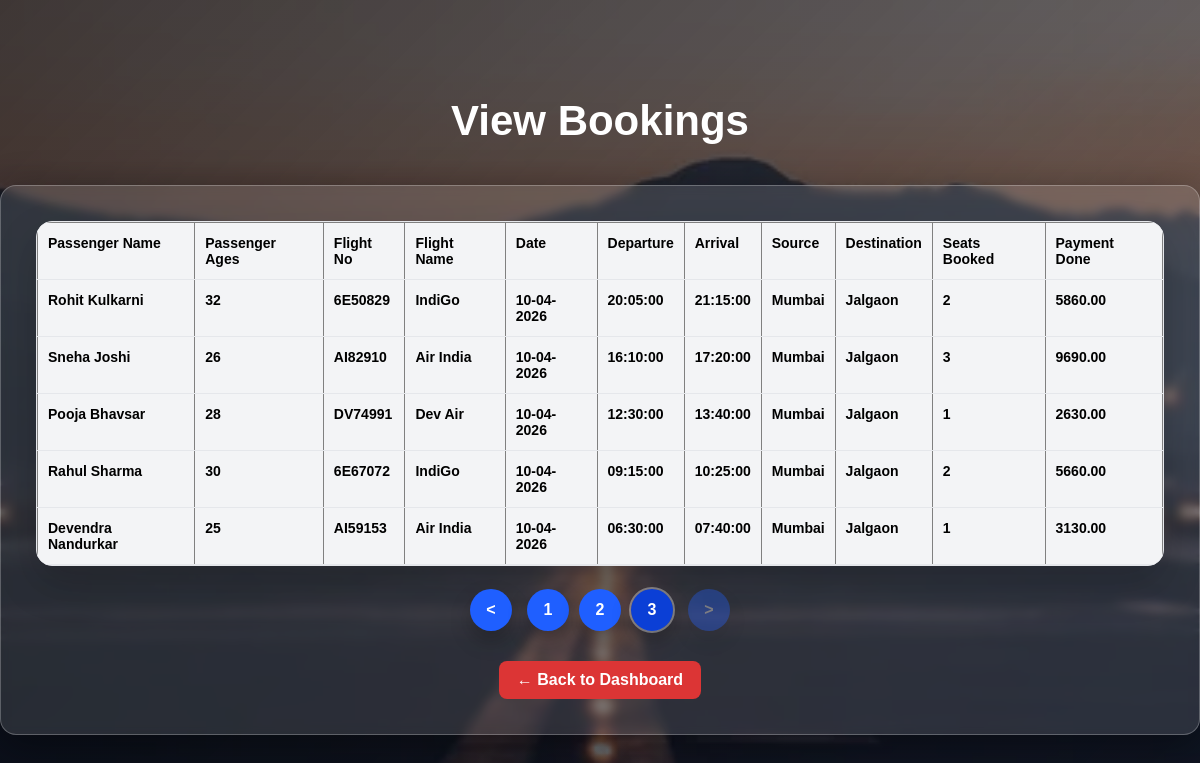
/admin/view_flight_booking.php?page=3, run on the app's committed database.
### tables this page shows
CREATE TABLE `bookings` (
  `id` int(11) NOT NULL,
  `flight_no` varchar(50) NOT NULL,
  `email` varchar(100) NOT NULL,
  `passenger_names` varchar(100) NOT NULL,
  `passenger_ages` int(11) NOT NULL,
  `seats` int(11) NOT NULL,
  `mobile` varchar(20) NOT NULL,
  `payment_done` decimal(10,2) DEFAULT 0.00,
  `booking_date` datetime NOT NULL DEFAULT current_timestamp()
);

CREATE TABLE `flights` (
  `id` int(11) NOT NULL,
  `flight_no` varchar(50) NOT NULL,
  `flight_name` varchar(100) NOT NULL,
  `source` varchar(100) NOT NULL,
  `destination` varchar(100) NOT NULL,
  `flight_date` date NOT NULL,
  `departure_time` time NOT NULL,
  `arrival_time` time NOT NULL,
  `seats` int(11) NOT NULL,
  `price` decimal(10,2) NOT NULL,
  `status` varchar(50) NOT NULL DEFAULT 'Running',
  `delay_minutes` int(11) NOT NULL DEFAULT 0,
  `d_dep_time` time DEFAULT NULL,
  `d_arr_time` time DEFAULT NULL,
  `delay_reason` varchar(255) DEFAULT NULL
);

### admin/view_flight_booking.php (the view, shortened to what this page needs)
<?php include("../config/db.php");
include("header.php"); ?>
<div class="add-flight-page">
<h1 class="main-title">View Bookings</h1>
<div class="search-container">
<div class="table-wrap">
<table border="1" cellpadding="8">
<tr>
    <th>Passenger Name</th>
    <th>Passenger Ages</th>
    <th>Flight No</th>
    <th>Flight Name</th>
    <th>Date</th>
    <th>Departure</th>
    <th>Arrival</th>
    <th>Source</th>
    <th>Destination</th>
    <th>Seats Booked</th>
    <th>Payment Done</th>
</tr>
<?php
$limit = 10;
$page = isset($_GET['page']) ? (int)$_GET['page'] : 1;
$start = ($page - 1) * $limit;
$query = "
SELECT b.*, f.source, f.destination, f.departure_time, f.arrival_time, f.status, f.flight_date, f.flight_name
FROM bookings b
LEFT JOIN flights f ON b.flight_no = f.flight_no
ORDER BY b.id DESC
LIMIT $start, $limit
";
$result = mysqli_query($conn, $query);
while($row = mysqli_fetch_assoc($result)){
?>
<tr>
    <th><?php echo $row['passenger_names']; ?></td>
    <th><?php echo $row['passenger_ages']; ?></td>
    <th><?php echo $row['flight_no']; ?></td>
    <th><?php echo $row['flight_name']; ?></td>
    <th><?php echo date('d-m-Y', strtotime($row['flight_date'])); ?></td>
    <th><?php echo $row['departure_time']; ?></td>
    <th><?php echo $row['arrival_time']; ?></td>
    <th><?php echo $row['source']; ?></td>
    <th><?php echo $row['destination']; ?></td>
    <th><?php echo $row['seats']; ?></td>
    <th><?php echo $row['payment_done']; ?></td>
</tr>
<?php } ?>
</table>
</div>
<?php
$totalQuery = mysqli_query($conn, "SELECT COUNT(*) AS total FROM bookings");
$totalData  = mysqli_fetch_assoc($totalQuery);
$totalRows  = (int)$totalData['total'];
$totalPages = (int)ceil($totalRows / $limit);
?>
<div class="pagination">
    <?php if($page > 1): ?>
        <a class="page-btn" href="?page=<?php echo $page-1; ?>">&lt;</a>
    <?php else: ?>
        <span class="page-btn disabled">&lt;</span>
    <?php endif; ?>
    <?php for($i=1; $i<=$totalPages; $i++): ?>
        <a class="page-num <?php echo ($i==$page) ? 'active' : ''; ?>"
           href="view_flight_booking.php?page=<?php echo $i; ?>">
           <?php echo $i; ?>
        </a>
    <?php endfor; ?>
    <?php if($page < $totalPages): ?>
        <a class="page-btn" href="?page=<?php echo $page+1; ?>">&gt;</a>
    <?php else: ?>
        <span class="page-btn disabled">&gt;</span>
    <?php endif; ?>
</div>
 <div class="dashboard-bottom">
    <a href="dashboard.php" class="dashboard-btn">← Back to Dashboard</a>
</div>

### admin.css (style rules this page uses)
:root { --bg1:#0f172a; --bg2:#111827; --card:#ffffff; --text:#0f172a; --muted:#6b7280; --primary:#2563eb; --primary2:#1d4ed8; --danger:#dc2626; --danger2:#b91c1c; --border:#e5e7eb; --shadow: 0 18px 40px rgba(0,0,0,.20); --radius:16px; }
* { box-sizing:border-box; }
body { margin:0; font-family: system-ui, -apple-system, Segoe UI, Roboto, Arial, sans-serif; color:var(--text); background: radial-gradient(900px 500px at 50% 15%, rgba(255, 255, 255, 0.1), transparent 60%), linear-gradient(135deg, var(--bg1), var(--bg2)); min-height:100vh; }
h1,h2,h3 { margin:0 0 14px 0; line-height:1.2; }
a { color:var(--primary); text-decoration:none; }
.table-wrap { background:var(--card); border:1px solid var(--border); border-radius:var(--radius); box-shadow:var(--shadow); overflow:hidden; }
table { width:100%; border-collapse:collapse; }
th, td { padding:12px 10px; border-bottom:1px solid var(--border); text-align:left; font-size:14px; vertical-align:top; }
th { background:#f3f4f6; font-weight:800; }
body { margin:0; font-family: Arial, sans-serif; min-height:100vh; background: url("/air_ticket/assets/bg-runway.jpg") center/cover fixed no-repeat; position: relative; display:flex; justify-content:center; align-items:center; }
body::before { content:""; position: fixed; inset: 0; background: linear-gradient(135deg, rgba(8,12,20,.78), rgba(15,23,42,.55)); z-index: -1; }
h2,h1 { text-align:center; margin-bottom:20px; color:#ffffff; }
.add-flight-page { display: flex; color:#000000; flex-direction: column; align-items: center; }
.dashboard-bottom { width: 100%; display: flex; justify-content: center; margin-top: 25px; }
.dashboard-btn { display: inline-block; padding: 10px 18px; border-radius: 8px; background: #dc3535; color: #fff; text-decoration: none; font-weight: 600; transition: 0.3s; }
.table-wrap { width: 100%; overflow-x: auto; }
.main-title { text-align: center; font-size: 42px; font-weight: 800; color: #ffffff; margin-top: 40px; margin-bottom: 30px; }
.pagination { margin-top: 20px; text-align: center; }
.page-btn { display: inline-block; padding: 8px 14px; margin: 5px; background: #2563eb; color: #fff; border-radius: 6px; text-decoration: none; }
.pagination { margin: 18px auto 0; width: fit-content; display: flex; align-items: center; gap: 10px; }
.page-btn, .page-num { display: inline-flex; align-items: center; justify-content: center; width: 42px; height: 42px; border-radius: 50%; background: #1f5fff; color: #fff; text-decoration: none; font-weight: 700; box-shadow: 0 10px 20px rgba(0,0,0,0.25); transition: transform 0.15s ease, filter 0.15s ease; }
.page-num.active { background: #0b3fd6; outline: 2px solid rgba(255,255,255,0.35); }
.page-btn.disabled { opacity: 0.35; cursor: not-allowed; pointer-events: none; }
.search-container { width:fit-content; max-width:1500px; margin:9px auto; background: rgba(255,255,255,0.12); backdrop-filter: blur(05px); -webkit-backdrop-filter: blur(14px); border-radius:16px; padding:35px; border:1px solid rgba(255,255,255,0.25); box-shadow:0 10px 40px rgba(0,0,0,0.4); text-align:center; }

### data on the page
bookings: passenger_names "Rohit Kulkarni", passenger_ages "32", flight_no "6E50829", flights.flight_name "IndiGo", flights.flight_date "10-04-2026", flights.departure_time "20:05:00", flights.arrival_time "21:15:00", flights.source "Mumbai", flights.destination "Jalgaon", seats "2", payment_done "5860.00"
bookings: passenger_names "Sneha Joshi", passenger_ages "26", flight_no "AI82910", flights.flight_name "Air India", flights.flight_date "10-04-2026", flights.departure_time "16:10:00", flights.arrival_time "17:20:00", flights.source "Mumbai", flights.destination "Jalgaon", seats "3", payment_done "9690.00"
bookings: passenger_names "Pooja Bhavsar", passenger_ages "28", flight_no "DV74991", flights.flight_name "Dev Air", flights.flight_date "10-04-2026", flights.departure_time "12:30:00", flights.arrival_time "13:40:00", flights.source "Mumbai", flights.destination "Jalgaon", seats "1", payment_done "2630.00"
bookings: passenger_names "Rahul Sharma", passenger_ages "30", flight_no "6E67072", flights.flight_name "IndiGo", flights.flight_date "10-04-2026", flights.departure_time "09:15:00", flights.arrival_time "10:25:00", flights.source "Mumbai", flights.destination "Jalgaon", seats "2", payment_done "5660.00"
bookings: passenger_names "Devendra Nandurkar", passenger_ages "25", flight_no "AI59153", flights.flight_name "Air India", flights.flight_date "10-04-2026", flights.departure_time "06:30:00", flights.arrival_time "07:40:00", flights.source "Mumbai", flights.destination "Jalgaon", seats "1", payment_done "3130.00"
